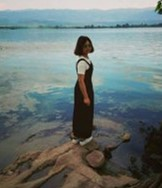
#> input picture img/psb_1.jpg, 162 x 188 px
$ python img-str2.py   (Python 2 division)
#> lines starting #> are read from the running program, lines starting #| are printed output that depends on the picture
# -*- coding: utf-8 -*-
from PIL import Image

codeLib = '''@B%8&WM#*oahkbdpqwmZO0QLCJUYXzcvunxrjft/\|()1{}[]?-_+~<>i!lI;:,"^`'.  '''#生成字符画所需的字符集
# codeLib = '''1234567890abcdefghijklmnopqrstuvwxyzABCDEFGHIJKLMNOPQRSTUVWXYZ!@#$%^&*()_+{}:">?<,./;'[]-=\|  '''

count = len(codeLib)

def transform1(image_file):

    image_file = image_file.convert("L")#转换为黑白图片，参数"L"表示黑白模式
    codePic = ''
    for h in range(0,image_file.size[1]):  #size属性表示图片的分辨率，'0'为横向大小，'1'为纵向
        for w in range(0,image_file.size[0]):
            gray = image_file.getpixel((w,h)) #返回指定位置的像素，如果所打开的图像是多层次的图片，那这个方法就返回一个元组
            codePic = codePic + codeLib[int(((count-1)*gray)/256)]#建立灰度与字符集的映射
        codePic = codePic+'\r\n'
    return codePic

def transform2(image_file):
    codePic = ''
    for h in range(0,image_file.size[1]):
        for w in range(0,image_file.size[0]):
            g,r,b = image_file.getpixel((w,h))
            gray = int(r* 0.299+g* 0.587+b* 0.114)  #  计算每个像素的灰度值
            codePic = codePic + codeLib[int(((count-1)*gray)/256)]
        codePic = codePic+'\r\n'
    return codePic


fp = open(u'psb_1.jpg','rb')
image_file = Image.open(fp)
#> image_file is the input picture: PIL image 162x188 RGB; mean R, G, B 108.9, 120.6, 119.2
image_file=image_file.resize((int(image_file.size[0]*0.75), int(image_file.size[1]*0.5)))#调整图片大小
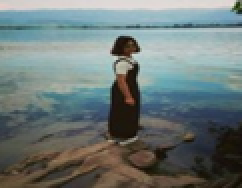
#> image_file: PIL image 121x94 RGB (shown 2 times larger); mean R, G, B 108.9, 120.6, 119.2
print u'Info:',image_file.size[0],' ',image_file.size[1],' ',count
#| Info: 121   94   70

tmp = open('tmp.txt','w')
tmp.write(transform1(image_file))
#> in transform1, `image_file = image_file.convert("L")#转换为黑白图片，参数"L"表示黑白模式`:
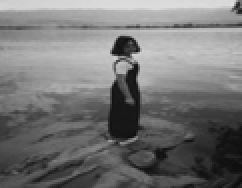
#> image_file: PIL image 121x94 L (shown 2 times larger); min 12, max 222, mean 117
tmp.close()

$ run again, with img/hyh_1.jpg copied over img/psb_1.jpg
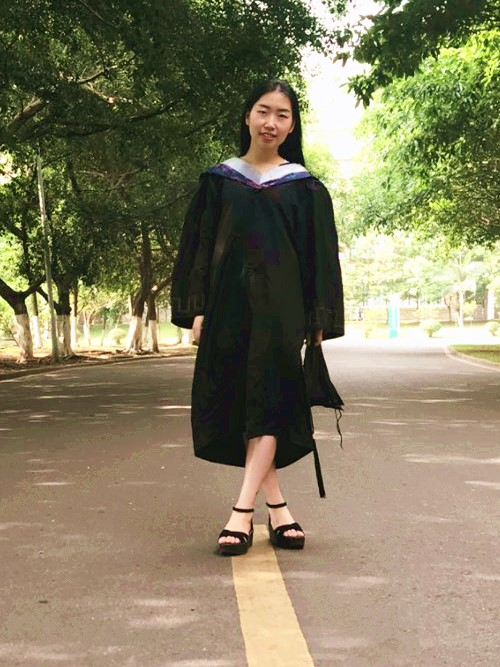
#> input picture img/hyh_1.jpg, 500 x 667 px
#> image_file is the input picture: PIL image 500x667 RGB; mean R, G, B 132.3, 125.4, 96.7
#> `image_file=image_file.resize((int(image_file.size[0]*0.75), int(image_..`:
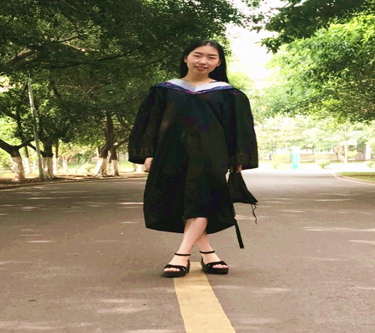
#> image_file: PIL image 375x333 RGB; mean R, G, B 132.2, 125.4, 96.7
#| Info: 375   333   70
#> in transform1, `image_file = image_file.convert("L")#转换为黑白图片，参数"L"表示黑白模式`:
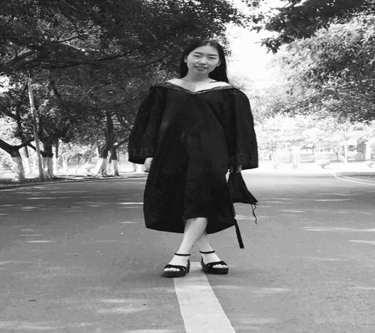
#> image_file: PIL image 375x333 L; min 9, max 255, mean 124.2
